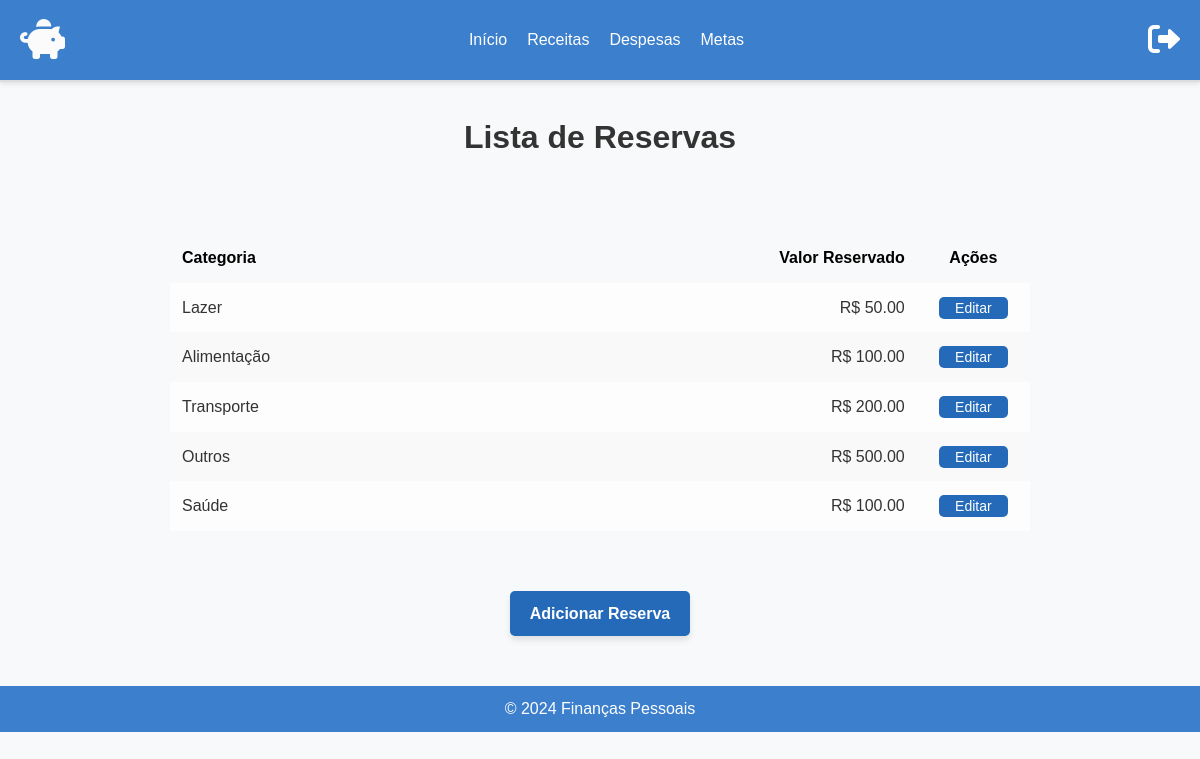
The app's page /listar_reservas/ (signed in) with its own data.
### core/models.py (models this page shows, shortened)
class Reserva(models.Model):
    categoria = models.CharField(max_length=20, choices=CATEGORIAS_CHOICES)  # Categoria da reserva
    valor_reservado = models.DecimalField(max_digits=10, decimal_places=2)  # Valor reservado
    mes = models.PositiveSmallIntegerField()  # Mês da reserva
    ano = models.PositiveSmallIntegerField()  # Ano da reserva
    usuario = models.ForeignKey(User, on_delete=models.CASCADE)  # Associação com o usuário

### core/views.py (the view)
# urls.py: path('listar_reservas/', listar_reservas, name='listar_reservas'),
@login_required
def listar_reservas(request):
    categorias = (
        Reserva.objects.filter(usuario=request.user)
        .values('categoria')
        .annotate(total_reservado=Sum('valor_reservado'))
        .order_by('categoria')
    )
    reservas = Reserva.objects.filter(usuario=request.user)
    context = {
        'categorias': categorias,
        'reservas': reservas,
    }
    return render(request, 'core/listar_reservas.html', context)

### core/templates/core/listar_reservas.html (shortened to what this page needs)
<!DOCTYPE html>
<html lang="pt-br">
<head>
    <link href="https://cdnjs.cloudflare.com/ajax/libs/font-awesome/6.0.0-beta3/css/all.min.css" rel="stylesheet">
    {% load static %}
    <link rel="stylesheet" href="{% static 'core/styles.css' %}">
</head>
<body>
    <header class="header-container">
        <div class="header-content">
            <a href="/" class="header-logo">
                <i class="fas fa-piggy-bank"></i>
            </a>
            <nav class="header-nav">
                <ul class="nav-list">
                    <li><a href="/" class="nav-link">Início</a></li>
                    <li><a href="/listar_receitas" class="nav-link">Receitas</a></li>
                    <li><a href="/listar_despesas" class="nav-link">Despesas</a></li>
                    <li><a href="/listar_reservas" class="nav-link">Metas</a></li>
                </ul>
            </nav>
            <a>
                <form action="{% url 'logout' %}" method="post" class="header-logout">
                    <button type="submit" class="logout-button">
                        <i class="fas fa-sign-out-alt"></i>
                    </button>
                </form>
            </a>
        </div>
    </header>
    <main>
        <div class="titulo-pagina">
            <h1>Lista de Reservas</h1>
        </div>
        <div class="reservas-container">
            <table class="tabela-reservas">
                <thead class="cabecalho-reservas">
                    <tr>
                        <th class="col-categoria">Categoria</th>
                        <th class="col-valor">Valor Reservado</th>
                        <th class="col-acoes">Ações</th>
                    </tr>
                </thead>
                <tbody class="corpo-reservas">
                    {% for reserva in reservas %}
                    <tr class="linha-reserva">
                        <td class="col-categoria">{{ reserva.categoria }}</td>
                        <td class="col-valor">R$ {{ reserva.valor_reservado|floatformat:2 }}</td>
                        <td class="col-acoes">
                            <a href="{% url 'editar_reserva' reserva.id %}"
                               class="btn-editar {% if not reserva.id %}disabled{% endif %}">
                               Editar
                            </a>
                        </td>
                    </tr>
                    {% endfor %}
                </tbody>
            </table>
        </div>
        <div class="botao-lista">
            <a href="{% url 'cadastrar_reserva' %}" class="botao-acao">Adicionar Reserva</a>
        </div>
    </main>
    <footer>
        <p>&copy; 2024 Finanças Pessoais</p>
    </footer>
</body>
</html>

### core/static/core/styles.css (style rules this page uses)
body, h1, h2, h3, p, div, nav, footer, header, button { margin: 0; padding: 0; box-sizing: border-box; }
body { font-family: Arial, sans-serif; background-color: #f8f9fa; color: #333; line-height: 1.6; }
.header-container { background-color: #3B7FCD; padding: 10px 20px; border-bottom: 2px solid #ddd; position: sticky; top: 0; width: 100%; z-index: 1000; box-shadow: 0 2px 5px rgba(0, 0, 0, 0.1); }
.header-content { display: flex; justify-content: space-between; align-items: center; margin: 0 auto; width: 100%; }
.header-logo { font-size: 2.5rem; font-weight: bold; color: #fbfbfc; text-decoration: none; line-height: 1.5; }
.header-nav { display: flex; justify-content: center; width: 100%; }
.nav-list { display: flex; list-style: none; margin: 0; padding: 0; gap: 20px; }
.nav-link { color: #fffefe; text-decoration: none; font-size: 1rem; transition: color 0.3s, text-decoration 0.3s; }
.logout-button { background-color: #3B7FCD; color: #fffefe; border-radius: 3px; font-size: 0.9rem; cursor: pointer; border: none; font-size: 2rem; }
footer { background-color: #3B7FCD; color: #fff; text-align: center; position: sticky; bottom: 0; left: 0; width: 100%; padding: 10px 20px; margin-top: 50px; }
.titulo-pagina { padding: 30px; text-align: center; }
.botao-lista { display: flex; justify-content: center; margin: 20px; }
.botao-acao { text-decoration: none; background-color: #256ab9; color: #fff; padding: 10px 20px; border-radius: 5px; font-size: 16px; font-weight: bold; transition: background-color 0.3s ease; box-shadow: 0 4px 6px rgba(0, 0, 0, 0.1); }
.col-valor { width: 15%; }
.col-categoria { width: 10%; }
.col-valor { text-align: right; }
.col-categoria { text-align: left; }
.reservas-container { padding: 20px; margin: 0 auto; max-width: calc(100% - 300px); box-sizing: border-box; }
.tabela-reservas { width: 100%; border-collapse: collapse; margin: 20px 0; }
.cabecalho-reservas th { background-color: transparent; color: #000; text-align: left; font-weight: bold; padding: 12px; }
.cabecalho-reservas .col-valor { text-align: right; }
.cabecalho-reservas .col-acoes { text-align: center; }
.cabecalho-reservas .col-categoria { text-align: left; }
.col-categoria { width: 40%; }
.col-valor { width: 30%; }
.col-acoes { width: 10%; }
.corpo-reservas td { padding: 12px; vertical-align: middle; word-wrap: break-word; }
.col-acoes { text-align: center; }
.corpo-reservas tr:nth-child(even) { background-color: #f9f9f9; }
.corpo-reservas tr:nth-child(odd) { background-color: #fdfdfd; }
.linha-reserva td { border: none; }
.btn-editar { background-color: #256ab9; color: white; padding: 3px 16px; font-size: 14px; border: none; border-radius: 5px; text-align: center; text-decoration: none; cursor: pointer; transition: background-color 0.3s ease; }

### records on screen
Reserva: categoria "Lazer", valor_reservado "50.00"
Reserva: categoria "Alimentação", valor_reservado "100.00"
Reserva: categoria "Transporte", valor_reservado "200.00"
Reserva: categoria "Outros", valor_reservado "500.00"
Reserva: categoria "Saúde", valor_reservado "100.00"
